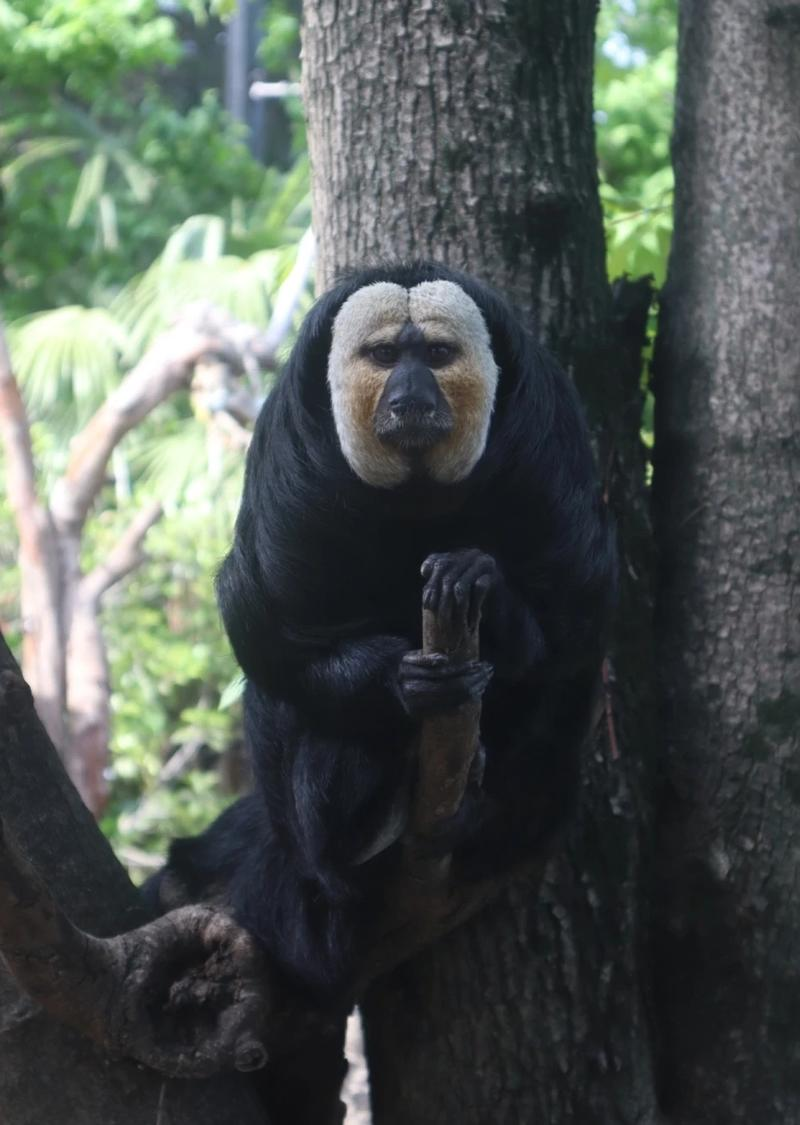
#> input picture Benchmark/PIL/PIL.Image.Image.transform@4.3.0-5.0.0/PIL.Image.Image.transform#2YY/example.jpg, 800 x 1125 px
$ python transformYY.py
#> lines starting #> are read from the running program, lines starting #| are printed output that depends on the picture
from PIL import Image
image = Image.open('example.jpg')
#> image is the input picture: PIL image 800x1125 RGB; mean R, G, B 79.1, 87, 82.1
size = (300, 300)
method = Image.QUAD
data = (0, 0, 100, 0, 100, 100, 0, 100)
resample = Image.BILINEAR
fill = 1
transformed_image = image.transform(size,  method, data=data)
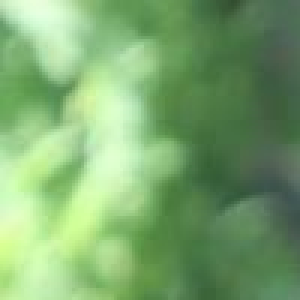
#> transformed_image: PIL image 300x300 RGB; mean R, G, B 123.6, 167.5, 111.2
